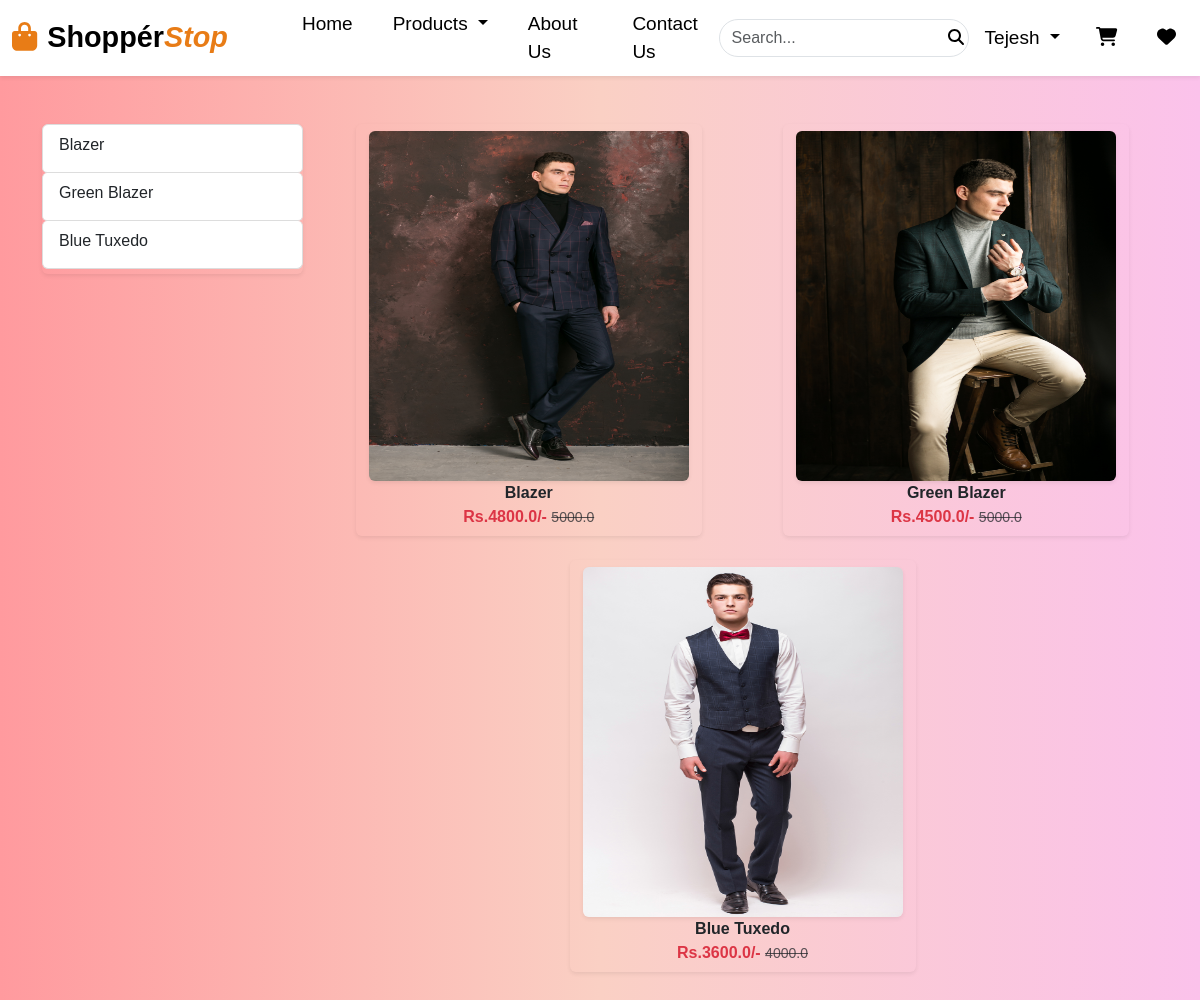
Page /category/PW (signed in) on the committed database.
### app/models.py (models this page shows, shortened)
class Product(models.Model):
    title = models.CharField(max_length=100)
    selling_price = models.FloatField()
    discounted_price = models.FloatField()
    description = models.TextField()
    composition = models.TextField(default='')
    prodapp = models.TextField(default='')
    category = models.CharField(choices=CATEGORY_CHOICES, max_length=2)
    product_image = models.ImageField(upload_to='product')

### app/views.py (the view)
# urls.py: path("category/<slug:val>", views.CategoryView.as_view(), name='category'),
@method_decorator(login_required,name="dispatch")
class CategoryView(View):
    def get(self, request,val):
        totalitem = 0
        wishitem = 0
        if request.user.is_authenticated:
            totalitem = len(Cart.objects.filter(user = request.user))
            wishitem = len(Wishlist.objects.filter(user = request.user))
        product = Product.objects.filter(category=val)
        title = Product.objects.filter(category=val).values('title')
        return render(request,"app/category.html",locals())

### app/templates/app/category.html (shortened to what this page needs)
{% extends 'app/base.html' %}
{% load static %}
{% block main-content %}
<div class="container my-5">
    <div class="row">
        <div class="col-sm-3">
            <div class="list-group shadow-sm"style="padding-bottom:5px;" >
                {% for val in title %}
                    <a href="{% url "category-title" val.title %}" class="list-group-item list-group-item-action" aria-current="true"style="padding-bottom:15px;">
                        {{ val.title }}
                    </a>
                {% endfor %}
            </div>
        </div>
        <div class="col-sm-9">
            <div class="row">
                {% for prod in product %}
                    <div class="col text-center mb-4">
                        <a href="{% url "product-detail" prod.id %}" class="btn shadow-sm product-card">
                            <div>
                                <img src="{{ prod.product_image.url }}" width="320px" height="350px" class="rounded shadow-sm" />
                                <div class="fw-bold text-dark">{{ prod.title }}</div>
                                <div class="fw-bold text-danger">
                                    Rs.{{ prod.discounted_price }}/-
                                    <small class="fw-light text-decoration-line-through text-muted">{{ prod.selling_price }}</small>
                                </div>
                            </div>
                        </a>
                    </div>
                {% endfor %}
            </div>
        </div>
    </div>
</div>
{% endblock main-content %}

### app/templates/app/category.html (style rules this page uses)
body { background: linear-gradient(to right, #ff9a9e, #fad0c4, #fbc2eb); background-attachment: fixed; min-height: 100vh; margin: 0; }
.list-group-item { border: 1px solid #ddd; border-radius: 5px; transition: transform 0.3s ease, box-shadow 0.3s ease; }
.product-card { text-decoration: none; color: inherit; transition: transform 0.3s ease, box-shadow 0.3s ease; }
img { border-radius: 10px; transition: transform 0.3s ease-in-out; }

### rows in the picture
Product: product_image (picture), title "Blazer", discounted_price "4800.0", selling_price "5000.0"
Product: product_image (picture), title "Green Blazer", discounted_price "4500.0", selling_price "5000.0"
Product: product_image (picture), title "Blue Tuxedo", discounted_price "3600.0", selling_price "4000.0"

### other values in the picture
{{ val.title }} "Blazer" "Green Blazer" "Blue Tuxedo"
